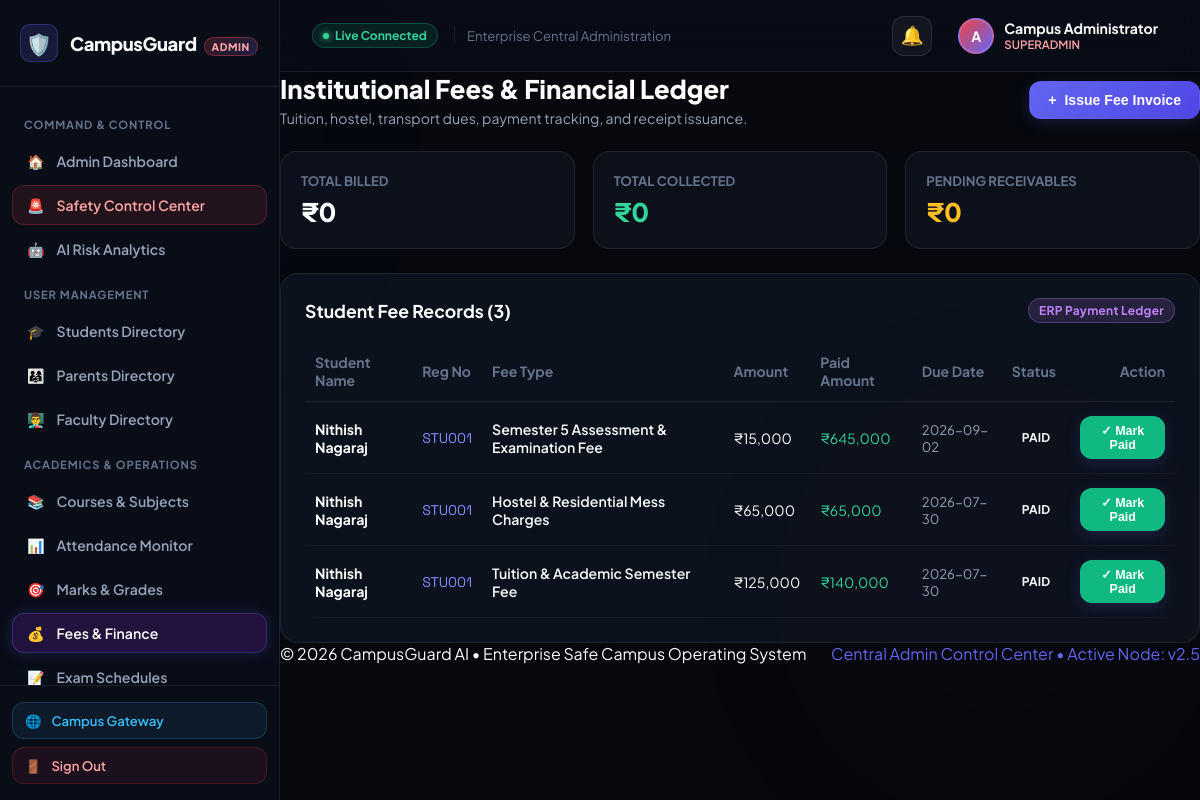
/admin/fees (signed in), run on the app's committed database.
### tables this page shows
CREATE TABLE admins (
            id INTEGER PRIMARY KEY AUTOINCREMENT,
            username TEXT UNIQUE NOT NULL,
            name TEXT NOT NULL,
            email TEXT UNIQUE NOT NULL,
            password_hash TEXT NOT NULL,
            role TEXT DEFAULT 'SuperAdmin',
            created_at TIMESTAMP DEFAULT CURRENT_TIMESTAMP
        );

CREATE TABLE fees (
            id INTEGER PRIMARY KEY AUTOINCREMENT,
            student_id INTEGER NOT NULL,
            fee_type TEXT NOT NULL,
            amount REAL NOT NULL,
            paid_amount REAL NOT NULL,
            due_date TEXT NOT NULL,
            status TEXT NOT NULL,
            FOREIGN KEY (student_id) REFERENCES students (id)
        );

CREATE TABLE students (
            id INTEGER PRIMARY KEY AUTOINCREMENT,
            name TEXT NOT NULL,
            register_number TEXT UNIQUE NOT NULL,
            email TEXT NOT NULL,
            password_hash TEXT NOT NULL,
            department TEXT NOT NULL,
            year INTEGER NOT NULL,
            profile_image TEXT DEFAULT '',
            created_at TIMESTAMP DEFAULT CURRENT_TIMESTAMP
        , phone TEXT DEFAULT '+91 98765 43210', join_date TEXT DEFAULT '2023-08-01', cgpa REAL DEFAULT 8.75, program TEXT DEFAULT 'B.Tech', semester INTEGER DEFAULT 5, section TEXT DEFAULT 'A', dob TEXT DEFAULT '2004-05-14', address TEXT DEFAULT '#42, Green Avenue, Tech City, Karnataka 560001', parent_name TEXT DEFAULT 'R. S. Kumar', parent_phone TEXT DEFAULT '+91 94440 12345', sgpa REAL DEFAULT 8.90, earned_credits INTEGER DEFAULT 112, total_credits INTEGER DEFAULT 160, status TEXT DEFAULT 'ACTIVE');

### routes/admin.py (the view)
@admin_bp.route('/admin/fees', methods=['GET'])
@admin_required
def admin_fees(admin):
    conn = get_db_connection()
    try:
        fees = conn.execute("""
            SELECT f.*, s.name as student_name, s.register_number, s.department
            FROM fees f
            JOIN students s ON f.student_id = s.id
            ORDER BY f.id DESC
        """).fetchall()
        students = conn.execute("SELECT id, name, register_number FROM students ORDER BY name ASC").fetchall()
        transactions = conn.execute("""
            SELECT pt.*, s.name as student_name, s.register_number
            FROM payment_transactions pt
            JOIN students s ON pt.student_id = s.id
            ORDER BY pt.paid_at DESC LIMIT 20
        """).fetchall()
        return render_template(
            'admin/fees.html',
            admin=admin,
            fees=fees,
            students=students,
            transactions=transactions,
            active_page='fees'
        )
    finally:
        conn.close()

### templates/admin/fees.html (shortened to what this page needs)
{% extends "admin/base_admin.html" %}
{% block content %}
<div style="display: flex; justify-content: space-between; align-items: center; flex-wrap: wrap; gap: 16px; margin-bottom: 24px;">
    <div>
        <h1 style="font-size: 1.6rem; font-weight: 800; color: #fff; margin-bottom: 4px;">Institutional Fees &amp; Financial Ledger</h1>
        <p style="color: var(--text-secondary); font-size: 0.88rem;">Tuition, hostel, transport dues, payment tracking, and receipt issuance.</p>
    </div>
    <button type="button" class="btn-primary" onclick="document.getElementById('add-fee-modal').style.display='flex'" style="background: linear-gradient(135deg, #6366f1, #4f46e5); padding: 10px 18px; font-size: 0.88rem;">
        <span>+</span> Issue Fee Invoice
    </button>
</div>
<div style="display: grid; grid-template-columns: repeat(auto-fit, minmax(220px, 1fr)); gap: 18px; margin-bottom: 24px;">
    <div style="background: rgba(14, 19, 32, 0.8); border: 1px solid var(--glass-border); border-radius: 16px; padding: 20px;">
        <div style="color: var(--text-muted); font-size: 0.82rem; font-weight: 700;">TOTAL BILLED</div>
        <div style="font-size: 1.6rem; font-weight: 800; color: #fff; margin-top: 6px;">₹{{ "{:,.0f}".format(total_billed|default(0)) }}</div>
    </div>
    <div style="background: rgba(14, 19, 32, 0.8); border: 1px solid var(--glass-border); border-radius: 16px; padding: 20px;">
        <div style="color: var(--text-muted); font-size: 0.82rem; font-weight: 700;">TOTAL COLLECTED</div>
        <div style="font-size: 1.6rem; font-weight: 800; color: #34d399; margin-top: 6px;">₹{{ "{:,.0f}".format(total_collected|default(0)) }}</div>
    </div>
    <div style="background: rgba(14, 19, 32, 0.8); border: 1px solid var(--glass-border); border-radius: 16px; padding: 20px;">
        <div style="color: var(--text-muted); font-size: 0.82rem; font-weight: 700;">PENDING RECEIVABLES</div>
        <div style="font-size: 1.6rem; font-weight: 800; color: #fbbf24; margin-top: 6px;">₹{{ "{:,.0f}".format(total_pending|default(0)) }}</div>
    </div>
</div>
<div style="background: rgba(14, 19, 32, 0.85); border: 1px solid var(--glass-border); border-radius: 18px; padding: 24px;">
    <div style="display: flex; justify-content: space-between; align-items: center; margin-bottom: 18px;">
        <h3 style="font-size: 1.1rem; font-weight: 700; color: #fff;">Student Fee Records ({{ fees|length }})</h3>
        <span class="badge badge-purple">ERP Payment Ledger</span>
    </div>
    <div class="table-responsive">
        <table class="data-table" style="width: 100%; border-collapse: collapse; font-size: 0.88rem;">
            <thead>
                <tr style="border-bottom: 1px solid var(--glass-border); text-align: left; color: var(--text-muted);">
                    <th style="padding: 12px 10px;">Student Name</th>
                    <th style="padding: 12px 10px;">Reg No</th>
                    <th style="padding: 12px 10px;">Fee Type</th>
                    <th style="padding: 12px 10px;">Amount</th>
                    <th style="padding: 12px 10px;">Paid Amount</th>
                    <th style="padding: 12px 10px;">Due Date</th>
                    <th style="padding: 12px 10px;">Status</th>
                    <th style="padding: 12px 10px; text-align: right;">Action</th>
                </tr>
            </thead>
            <tbody>
                {% for f in fees %}
                <tr style="border-bottom: 1px solid rgba(255, 255, 255, 0.04);">
                    <td style="padding: 14px 10px; font-weight: 700; color: #fff;">{{ f.student_name }}</td>
                    <td style="padding: 14px 10px; font-family: var(--font-mono); color: #818cf8;">{{ f.register_number }}</td>
                    <td style="padding: 14px 10px; color: var(--text-primary); font-weight: 600;">{{ f.fee_type }}</td>
                    <td style="padding: 14px 10px; color: #fff;">₹{{ "{:,.0f}".format(f.amount) }}</td>
                    <td style="padding: 14px 10px; color: #34d399;">₹{{ "{:,.0f}".format(f.paid_amount) }}</td>
                    <td style="padding: 14px 10px; color: var(--text-secondary); font-size: 0.82rem;">{{ f.due_date }}</td>
                    <td style="padding: 14px 10px;">
                        <span class="badge {% if f.status == 'Paid' %}badge-emerald{% elif f.status == 'Partial' %}badge-amber{% else %}badge-rose{% endif %}">
                            {{ f.status }}
                        </span>
                    </td>
                    <td style="padding: 14px 10px; text-align: right;">
                        {% if f.status != 'Paid' %}
                        <form method="POST" action="{{ url_for('admin_fees_mark_paid', fee_id=f.id) }}" style="display: inline;">
                            <button type="submit" class="btn-primary" style="padding: 6px 12px; font-size: 0.78rem; background: #10b981;">
                                ✓ Mark Paid
                            </button>
                        </form>
                        {% else %}
                        <span style="color: #34d399; font-size: 0.78rem;">Receipt Issued</span>
                        {% endif %}
                    </td>
                </tr>
                {% else %}
                <tr><td colspan="8" style="text-align: center; padding: 30px; color: var(--text-muted);">No fee records found.</td></tr>
                {% endfor %}
            </tbody>
        </table>
    </div>
</div>
{% endblock %}

### templates/admin/base_admin.html (shortened to what this page needs)
<!DOCTYPE html>
<html lang="en">
<head>
    <link rel="stylesheet" href="{{ url_for('static', filename='css/campusguard-toast.css') }}">
    <link rel="stylesheet" href="{{ url_for('static', filename='css/parent.css') }}">
</head>
<body>
    <div class="ambient-background" aria-hidden="true">
        <div class="glow-orb" style="background: radial-gradient(circle, rgba(239, 68, 68, 0.12) 0%, transparent 70%); bottom: -100px; right: -100px; width: 600px; height: 600px; position: fixed; border-radius: 50%; pointer-events: none; z-index: 0;"></div>
    </div>
    <div class="portal-layout">
        <aside class="sidebar" id="parent-sidebar" aria-label="Admin Navigation" style="overflow-y: auto;">
            <a href="{{ url_for('admin_dashboard') }}" class="sidebar-brand">
                <div class="brand-icon" style="background: rgba(99, 102, 241, 0.15); border: 1px solid rgba(99, 102, 241, 0.3);">
                    <span style="font-size: 1.3rem;">🛡️</span>
                </div>
                <span class="brand-name">CampusGuard <span class="brand-badge admin-badge">ADMIN</span></span>
            </a>
            <nav class="sidebar-nav">
                <span class="nav-category">Command &amp; Control</span>
                <a href="{{ url_for('admin_dashboard') }}" class="nav-link {% if active_page == 'dashboard' %}active{% endif %}" id="nav-dashboard">
                    <span>🏠</span> <span class="nav-text">Admin Dashboard</span>
                </a>
                <a href="{{ url_for('admin_safety') }}" class="nav-link nav-link-sos {% if active_page == 'safety' %}active{% endif %}" id="nav-safety">
                    <span>🚨</span> <span class="nav-text">Safety Control Center</span>
                </a>
                <a href="{{ url_for('admin_analytics') }}" class="nav-link {% if active_page == 'analytics' %}active{% endif %}" id="nav-analytics">
                    <span>🤖</span> <span class="nav-text">AI Risk Analytics</span>
                </a>
                <span class="nav-category">User Management</span>
                <a href="{{ url_for('admin_students') }}" class="nav-link {% if active_page == 'students' %}active{% endif %}" id="nav-students">
                    <span>🎓</span> <span class="nav-text">Students Directory</span>
                </a>
                <a href="{{ url_for('admin_parents') }}" class="nav-link {% if active_page == 'parents' %}active{% endif %}" id="nav-parents">
                    <span>👨‍👩‍👧</span> <span class="nav-text">Parents Directory</span>
                </a>
                <a href="{{ url_for('admin_faculty') }}" class="nav-link {% if active_page == 'faculty' %}active{% endif %}" id="nav-faculty">
                    <span>👨‍🏫</span> <span class="nav-text">Faculty Directory</span>
                </a>
                <span class="nav-category">Academics &amp; Operations</span>
                <a href="{{ url_for('admin_academics') }}" class="nav-link {% if active_page == 'academics' %}active{% endif %}" id="nav-academics">
                    <span>📚</span> <span class="nav-text">Courses &amp; Subjects</span>
                </a>
                <a href="{{ url_for('admin_attendance') }}" class="nav-link {% if active_page == 'attendance' %}active{% endif %}" id="nav-attendance">
                    <span>📊</span> <span class="nav-text">Attendance Monitor</span>
                </a>
                <a href="{{ url_for('admin_marks') }}" class="nav-link {% if active_page == 'marks' %}active{% endif %}" id="nav-marks">
                    <span>🎯</span> <span class="nav-text">Marks &amp; Grades</span>
                </a>
                <a href="{{ url_for('admin_fees') }}" class="nav-link {% if active_page == 'fees' %}active{% endif %}" id="nav-fees">
                    <span>💰</span> <span class="nav-text">Fees &amp; Finance</span>
                </a>
                <a href="{{ url_for('admin_exams') }}" class="nav-link {% if active_page == 'exams' %}active{% endif %}" id="nav-exams">
                    <span>📝</span> <span class="nav-text">Exam Schedules</span>
                </a>
            </nav>
            <div class="sidebar-footer">
                <a href="/" class="portal-switch-link" title="Open Main Landing Gateway">
                    <span>🌐</span> <span>Campus Gateway</span>
                </a>
                <a href="{{ url_for('admin_logout') }}" class="logout-link" id="btn-logout" aria-label="Sign out">
                    <span>🚪</span> <span>Sign Out</span>
                </a>
            </div>
        </aside>
        <div class="main-wrapper">
            <header class="topbar">
                <div class="topbar-left">
                    <div class="conn-status-pill">
                        <span class="conn-dot"></span>
                        <span>Live Connected</span>
                    </div>
                    <div class="hide-mobile" style="font-size: 0.82rem; color: var(--text-muted); padding-left: 12px; border-left: 1px solid var(--glass-border);">
                        <span>Enterprise Central Administration</span>
                    </div>
                </div>
                <div class="topbar-right">
                    <div class="notif-bell-wrapper">
                        <button type="button" class="notif-bell-btn" id="notif-bell-btn" aria-label="View notifications">
                            <span>🔔</span>
                        </button>
                    </div>
                    <div class="topbar-profile" style="cursor: default;">
                        <div class="parent-avatar" style="background: linear-gradient(135deg, #ef4444, #6366f1);">
                            A
                        </div>
                        <div class="hide-mobile" style="text-align: left;">
                            <div style="font-size: 0.88rem; font-weight: 700; color: #fff;">{{ session.get('admin_name', 'Campus Administrator') }}</div>
                            <div style="font-size: 0.72rem; color: #fca5a5; font-weight: 600;">SUPERADMIN</div>
                        </div>
                    </div>
                </div>
            </header>
            <main class="page-content">
                {% block content %}{% block admin_content %}{% endblock %}{% endblock %}
            </main>
            <footer class="footer">
                <div style="display: flex; justify-content: space-between; align-items: center; width: 100%; flex-wrap: wrap; gap: 10px;">
                    <div>© 2026 CampusGuard AI • Enterprise Safe Campus Operating System</div>
                    <div style="color: var(--parent-primary);">Central Admin Control Center • Active Node: v2.5</div>
                </div>
            </footer>
        </div>
    </div>
</body>
</html>

### data on the page
admins: get "Campus Administrator"
fees: student_name "Nithish Nagaraj", register_number "STU001", fee_type "Semester 5 Assessment & Examination Fee", amount "15,000", paid_amount "645,000", due_date "2026-09-02", status "PAID"
fees: student_name "Nithish Nagaraj", register_number "STU001", fee_type "Hostel & Residential Mess Charges", amount "65,000", paid_amount "65,000", due_date "2026-07-30", status "PAID"
fees: student_name "Nithish Nagaraj", register_number "STU001", fee_type "Tuition & Academic Semester Fee", amount "125,000", paid_amount "140,000", due_date "2026-07-30", status "PAID"

### other printed values
{{ "{:,.0f}".format(total_billed|default(0)) }} "0"
{{ "{:,.0f}".format(total_collected|default(0)) }} "0"
{{ "{:,.0f}".format(total_pending|default(0)) }} "0"
{{ fees|length }} "3"
